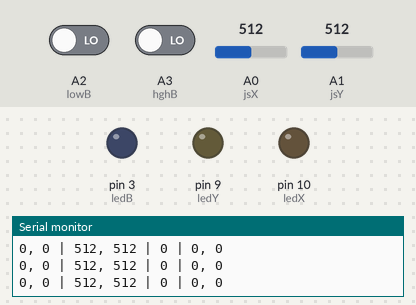
Simulated run of this sketch. Board: Arduino Uno, built with avr-gcc and run on an emulated ATmega328P. Shown: output pins drawn as LEDs (lit = HIGH), the last lines printed to the serial monitor. The test bench sets the inputs (shaded band); at power-on: A0 (jsX) = 512, A1 (jsY) = 512, A2 (lowB) LOW, A3 (hghB) LOW.

Above: at 1.2 s.
1.3 s: A0 (jsX) set to 688
4.3 s: A0 (jsX) set to 714
At 6.01 s:
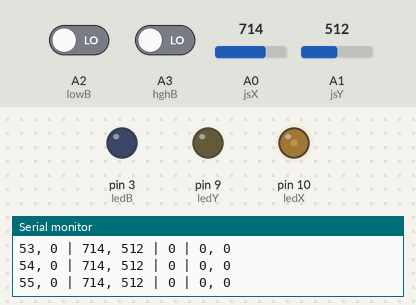
7.3 s: A1 (jsY) set to 692
At 7.52 s:
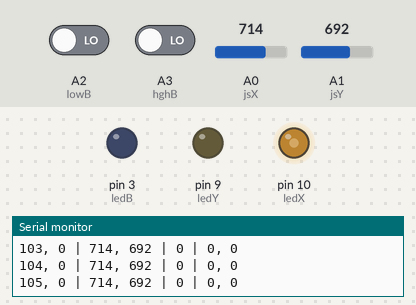
10.3 s: A1 (jsY) set to 710
At 10.65 s:
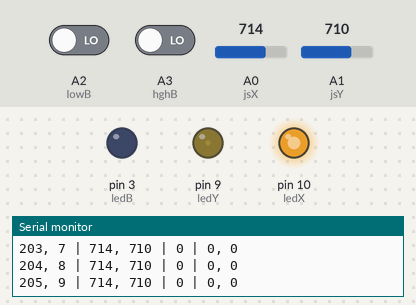
13.3 s: A2 (lowB) driven HIGH
At 13.55 s:
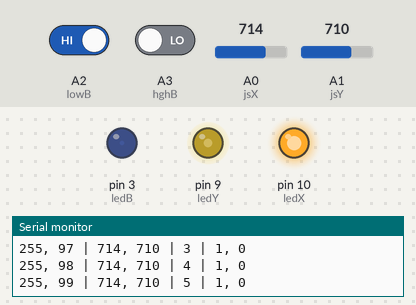
16.3 s: A1 (jsY) set to 306
Timing chart, 0 to 22.4 s (numbered marks = the images above; inputs shaded):
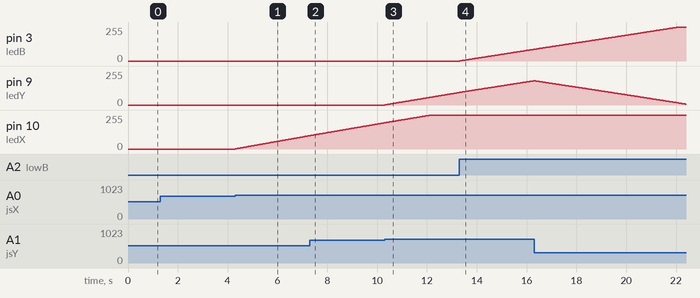

Measured:
- the behaviour switches between 700 and 701 on A0 (jsX) (found by bisection; images 0 and 1)
- the behaviour switches between 700 and 701 on A1 (jsY) (found by bisection; images 2 and 3)
- after the input at 4.3 s, pin 10 (ledX): moves from 0/255 to 100/255 over 3.0 s, starting at once
- after the input at 10.3 s, pin 9 (ledY): moves from 0/255 to 94/255 over 3.0 s, starting at once
- after the input at 13.3 s, pin 3 (ledB): moves from 0/255 to 88/255 over 3.0 s, starting at once

The sketch:

buttonTesting_nano.ino
```cpp
int valX = 0;
int valY = 0;
int valB = 0;

const int ledX = 10;
const int ledY = 9;
const int ledB = 3;

const int jsX = A0;
const int jsY = A1;

const int lowB = A2;
const int hghB = A3;

void setup() {
  // output pins
  pinMode(ledX, OUTPUT);
  pinMode(ledY, OUTPUT);
  pinMode(ledB, OUTPUT);

  // input pins
  pinMode(jsX, INPUT);
  pinMode(jsY, INPUT);
  pinMode(lowB, INPUT);
  pinMode(hghB, INPUT);

  Serial.begin(9600);
}

void loop() {
  // constant variables for duration of loop
  const int mjs = 600;
  const int tol = 100;

  // new js/button values from input pins
  const int newX = analogRead(jsX);
  const int newY = analogRead(jsY);
  const int lnewB = digitalRead(lowB);
  const int hnewB = digitalRead(hghB);

  // check the new readings and adjust
  if (newX > (mjs + tol) && valX < 255) {
    valX = valX + 1;
  }
  else if (newX < (mjs - tol) && valX > 0) {
    valX = valX - 1;
  }

  if (newY > (mjs + tol) && valY < 255) {
    valY = valY + 1;
  }
  else if (newY < (mjs - tol) && valY > 0) {
    valY = valY - 1;
  }

  if (lnewB && valB < 255) {
    valB = valB + 1;
  }
  else if (hnewB && valB > 0) {
    valB = valB - 1;
  }

  // write to LEDs
  analogWrite(ledX, valX);
  analogWrite(ledY, valY);
  analogWrite(ledB, valB);

  // print data for bug checking
  Serial.print(valX); Serial.print(", "); Serial.print(valY); Serial.print(" | ");
  Serial.print(newX); Serial.print(", "); Serial.print(newY); Serial.print(" | ");
  Serial.print(valB); Serial.print(" | ");
  Serial.print(lnewB); Serial.print(", "); Serial.println(hnewB);
}
```
